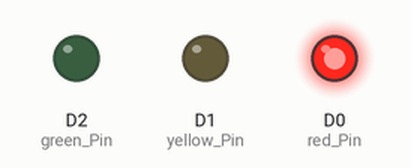
Bench run of a sketch on a simulated ESP8266 (NodeMCU). On the bench: output pins drawn as LEDs (lit = HIGH).

Above: at 0.2 s.
At 1.2 s:
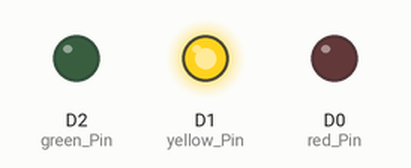
At 2.2 s:
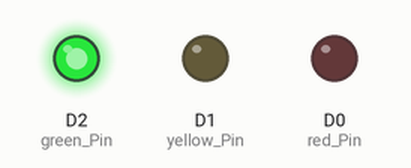
At 5.7 s:
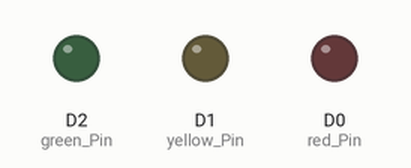
Timing chart, 0 to 6.9 s (numbered marks = the images above):
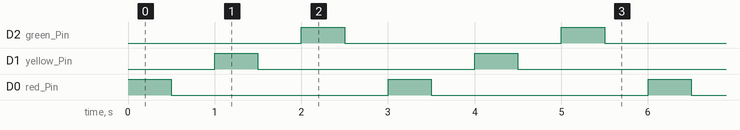

Measured:
- by itself, D2 (green_Pin), D1 (yellow_Pin), D0 (red_Pin): alternates HIGH for 0.50 s and LOW for 2.5 s
- by itself, everything shown: repeats every 3.0 s, in 6 steps

The sketch:

3LED_Blink_Function.ino
```cpp
// 2 LED blink

#define red_Pin D0
#define yellow_Pin D1
#define green_Pin D2

void setup() {
  // put your setup code here, to run once:
  pinMode(red_Pin, OUTPUT);
  pinMode(yellow_Pin, OUTPUT);
  pinMode(green_Pin, OUTPUT);
}

void loop() {
  // put your main code here, to run repeatedly:
  blinkLED(red_Pin, 500);
  blinkLED(yellow_Pin, 500);
  blinkLED(green_Pin, 500);
}

void blinkLED(int pinNo, int delayTime)
{
  digitalWrite(pinNo, HIGH);
  delay(delayTime);
  digitalWrite(pinNo, LOW);
  delay(delayTime);
}
```
